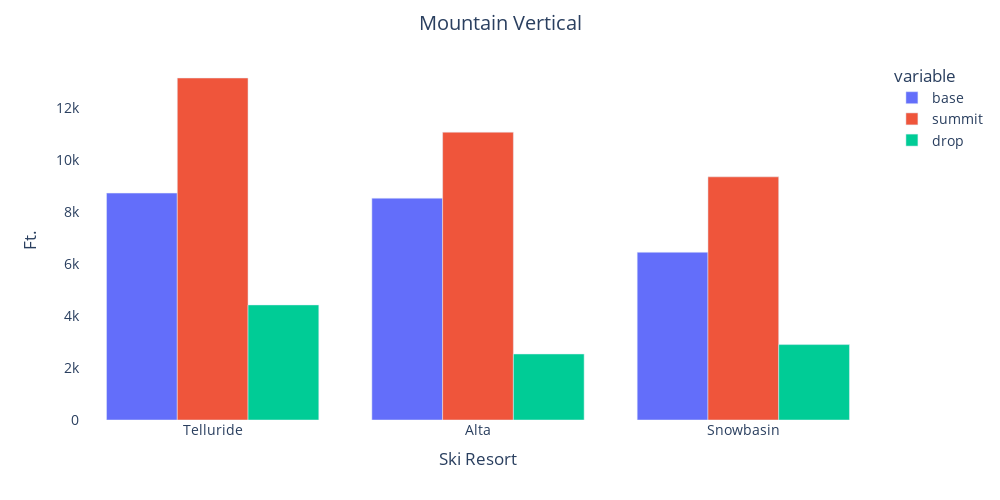

Notebook code cell kept with this figure:
### Code cell
#using plotly to plot the top featurescolor=
fig = px.bar(stephanie_hybrid, x="ski_resort", y=['base', 'summit', 'drop'],
            width=1000, height=500)
fig.update_layout(title_text='Mountain Vertical',
                  title_x=0.5,
                  xaxis_title="Ski Resort",
                  yaxis_title="Ft.",
                 plot_bgcolor='white',
                 font=dict(size=14),
                 barmode='group')

fig.update_traces(textposition='outside')               
              
fig.show()

### Figure 1 — Plotly figure (JSON) as saved in the notebook; plotly's stock layout.template omitted (floating-point values rounded to 4 significant figures)
{"data": [{"alignmentgroup": "True", "hovertemplate": "variable=base<br>ski_resort=%{x}<br>value=%{y}<extra></extra>", "legendgroup": "base", "marker": {"color": "#636efa"}, "name": "base", "offsetgroup": "base", "orientation": "v", "showlegend": true, "textposition": "outside", "type": "bar", "x": ["Telluride", "Alta", "Snowbasin"], "xaxis": "x", "y": [8725, 8530, 6450], "yaxis": "y"}, {"alignmentgroup": "True", "hovertemplate": "variable=summit<br>ski_resort=%{x}<br>value=%{y}<extra></extra>", "legendgroup": "summit", "marker": {"color": "#EF553B"}, "name": "summit", "offsetgroup": "summit", "orientation": "v", "showlegend": true, "textposition": "outside", "type": "bar", "x": ["Telluride", "Alta", "Snowbasin"], "xaxis": "x", "y": [13150, 11068, 9350], "yaxis": "y"}, {"alignmentgroup": "True", "hovertemplate": "variable=drop<br>ski_resort=%{x}<br>value=%{y}<extra></extra>", "legendgroup": "drop", "marker": {"color": "#00cc96"}, "name": "drop", "offsetgroup": "drop", "orientation": "v", "showlegend": true, "textposition": "outside", "type": "bar", "x": ["Telluride", "Alta", "Snowbasin"], "xaxis": "x", "y": [4425, 2538, 2900], "yaxis": "y"}], "layout": {"barmode": "group", "font": {"size": 14}, "height": 500, "legend": {"title": {"text": "variable"}, "tracegroupgap": 0}, "margin": {"t": 60}, "plot_bgcolor": "white", "title": {"text": "Mountain Vertical", "x": 0.5}, "width": 1000, "xaxis": {"anchor": "y", "domain": [0, 1], "title": {"text": "Ski Resort"}}, "yaxis": {"anchor": "x", "domain": [0, 1], "title": {"text": "Ft."}}}}
